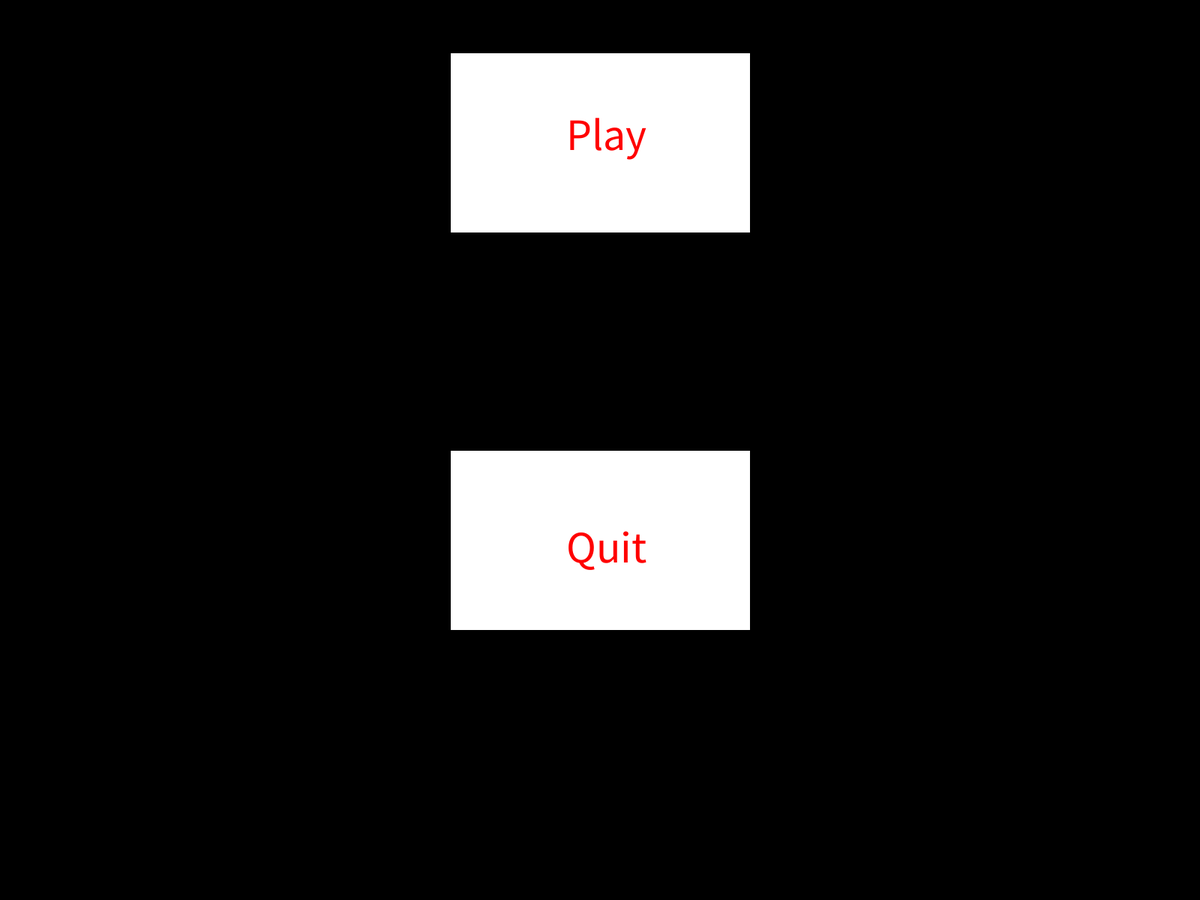
Frame 1 (no input)
Frame 60 (the mouse pressed at the canvas centre just before this capture): identical to frame 1, image omitted
Frame 120 (the mouse held since frame 60 and released just before this capture): identical to frame 1, image omitted

The Processing sketch that drew this single still picture (run headless with seeded random() and noise(); from frame 60 on, the mouse is pressed at the canvas centre):

// Processing sketch: test
// ── test.pde
int centreX;
///interface

//rectPlay
int rectPlayTailX;
int rectPlayTailY;
int rectPlayPosCouin;

//rectQuit
int rectQuitTailX;
int rectQuitTailY;
int rectQuitPoscouin;


void setup()
{  
  fullScreen();
  frameRate(60);
  centreX = (width/2);

  //rectPlay
  rectPlayTailX = width/4;
  rectPlayTailY = height/5;
  rectPlayPosCouin = centreX-(rectPlayTailX/2);
  
  //rectQuit
  rectQuitTailX = width/4;
  rectQuitTailY = height/5;
  rectQuitPoscouin = centreX-(rectQuitTailX/2);
}


void draw()
{
  background(0);

  dessinRectPlay();

  if (siRectPlayClick() == true)
  {
    background(0, 0, 100);    
  }
  
  dessinRectQuit();
  
  if (siRectQuitClick(rectQuitPoscouin, rectQuitTailX, rectPlayTailY) == true)
  {
   background(0, 100, 0);
  }
  
}


void dessinRectPlay()
{
  fill(255);
  rect(rectPlayPosCouin, height/17, rectPlayTailX, rectPlayTailY);
  
  fill(255, 0, 0);
  textSize(60);
  text ("Play", centreX-45, height/6);
}

boolean siRectPlayClick()
{
  boolean rcPlay = false;
  
    if ((mousePressed &&
       (mouseX > rectPlayPosCouin)) &&
       (mouseX < (rectPlayPosCouin + rectPlayTailX)) && 
       (mouseY >= height/17) && 
       (mouseY <= ((height/17)+rectPlayTailY)))
  {
    rcPlay = true;
  }
  return rcPlay;
}





void dessinRectQuit()
{
  fill(255);
  rect(rectQuitPoscouin, height/2, rectQuitTailX, rectQuitTailY);
  
  fill(255, 0, 0);
  textSize(60);
  text ("Quit", centreX-45, height/1.6);
}

boolean siRectQuitClick(int l_rectQuitPosCouin, int l_rectQuitX, int l_rectQuitY)
{
  boolean rcQuit = false;
  
    if ((mousePressed &&
       (mouseX > l_rectQuitPosCouin)) &&
       (mouseX < (l_rectQuitPosCouin + l_rectQuitX)) && 
       (mouseY >= height/17) && 
       (mouseY <= ((height/17)+l_rectQuitY)))
  {
    rcQuit = true;
  }
  return rcQuit;
}
